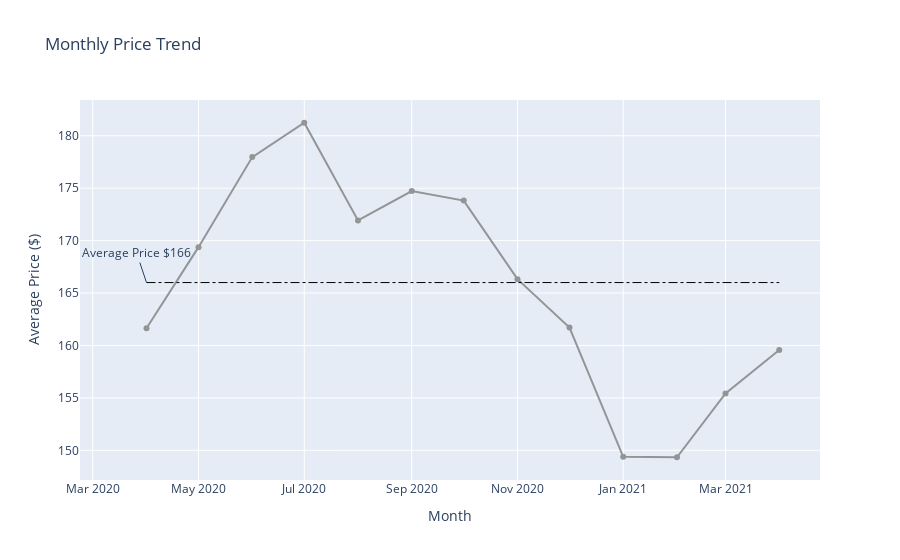

The notebook cell saved with this chart:
### Code cell
trace_mean = go.Scatter(
    x=price_month.month,
    y=price_month['mean'],
    name = "Average Price Per month",
    line = dict(color = '#7F7F7F'),
    opacity = 0.8)

data = [trace_mean]

layout = {
    'title': 'Monthly Price Trend',
    'xaxis': {'title': 'Month'},
    'yaxis': {'title': 'Average Price ($)'},
               
    'shapes': [
        {
            'type': 'line',
            'x0': '2020-04',
            'y0': 166,
            'x1': '2021-04',
            'y1': 166,
            'line': {
                'color': 'black',
                'width': 1,
                'dash': 'dashdot',
            }
        }
    ]
}

layout.update(dict(annotations=[go.Annotation(text="Average Price $166", x='2020-04', y=166)]))
        
fig = dict(data=data, layout=layout)
py.iplot(fig, filename = "Monthly Price")

### Figure 1 — Plotly figure (JSON) as saved in the notebook; plotly's stock layout.template omitted (floating-point values rounded to 4 significant figures)
{"data": [{"line": {"color": "#7F7F7F"}, "name": "Average Price Per month", "opacity": 0.8, "type": "scatter", "x": ["2020-04", "2020-05", "2020-06", "2020-07", "2020-08", "2020-09", "2020-10", "2020-11", "2020-12", "2021-01", "2021-02", "2021-03", "2021-04"], "y": [161.6, 169.4, 178.0, 181.2, 171.9, 174.7, 173.8, 166.3, 161.7, 149.4, 149.3, 155.4, 159.6]}], "layout": {"annotations": [{"text": "Average Price $166", "x": "2020-04", "y": 166}], "shapes": [{"line": {"color": "black", "dash": "dashdot", "width": 1}, "type": "line", "x0": "2020-04", "x1": "2021-04", "y0": 166, "y1": 166}], "title": {"text": "Monthly Price Trend"}, "xaxis": {"title": {"text": "Month"}}, "yaxis": {"title": {"text": "Average Price ($)"}}}}
